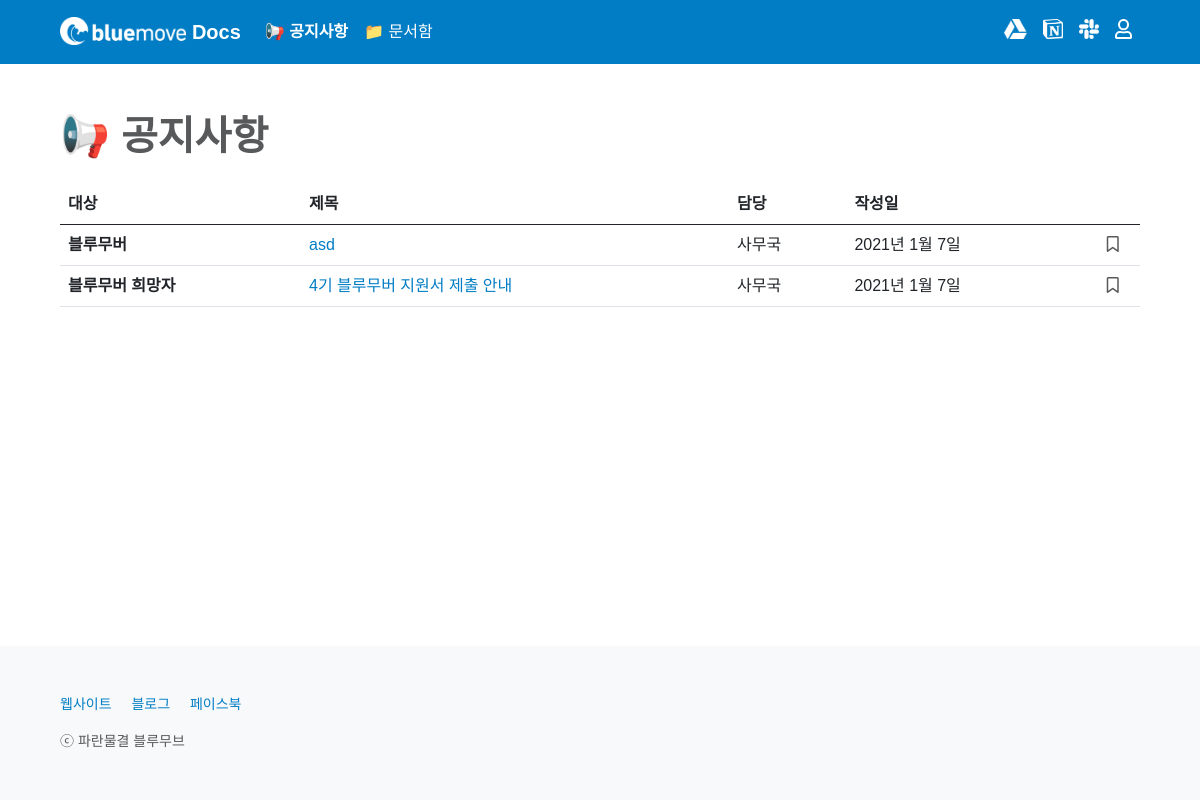
Before: /notice/ with the older database file.
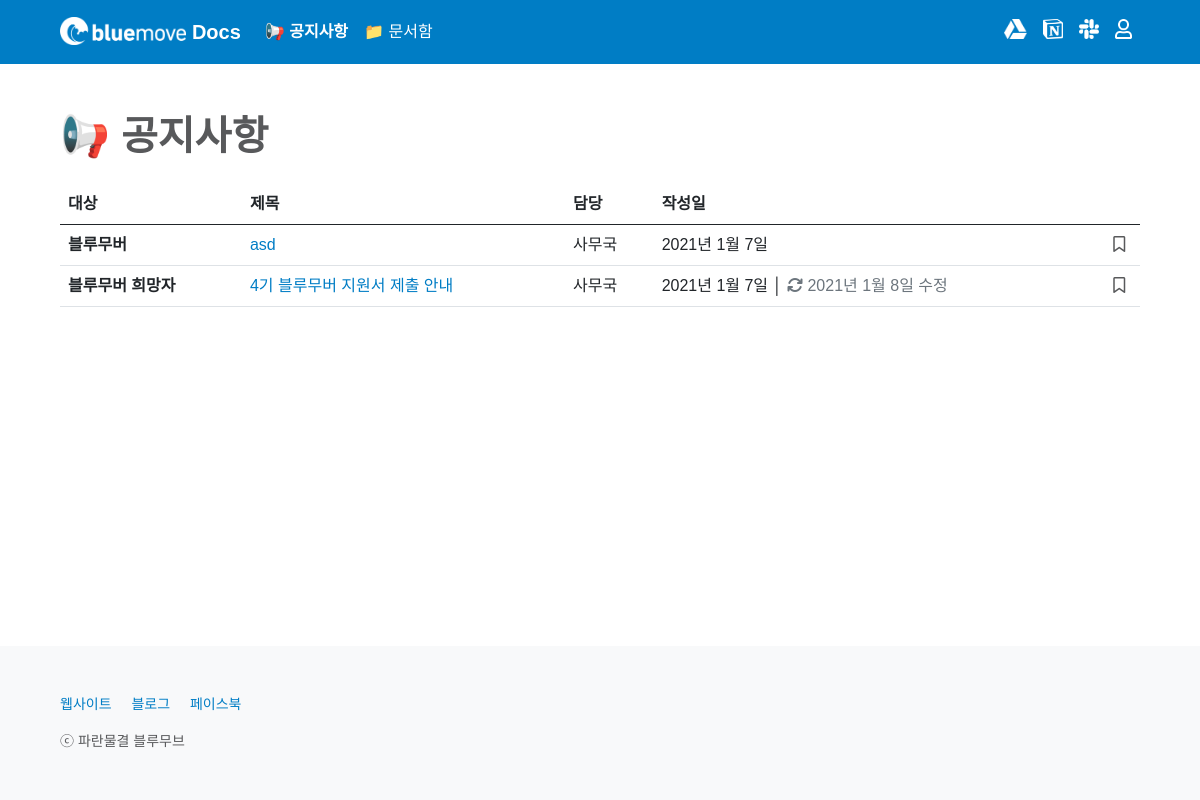
After: the same page with the newer database file.
### notice/models.py (models this page shows, shortened)
class Notice(models.Model):
    CATEGORY_CHOICES = {
        ('bluemover', '블루무버'),
        ('applicant', '블루무버 희망자'),
        ('posongvi', '뽀송비 학생')
    }
    title = models.CharField(max_length = 50)
    writer = models.ForeignKey(User, on_delete=models.CASCADE)
    category = models.CharField(max_length = 50, choices = CATEGORY_CHOICES)
    content = models.TextField()
    image = models.ImageField(upload_to='images/')
    created_at = models.DateField(auto_now_add = True)
    updated_at = models.DateField(auto_now = True)
    favorite_user_set = models.ManyToManyField(User, blank=True, related_name="favorite_user_set", through="Favorite")

### notice/views.py (the view)
# urls.py: path('', main, name='main'),
def main(request):
    all_notices = Notice.objects.all().order_by('-id')
    return render(request, 'notice/main.html', {'all_notices': all_notices})

### notice/templates/notice/main.html (shortened to what this page needs)
{% extends 'base.html' %}
{% block content %}
{% include 'shared/_navbar4notice.html' %}
<main class="px-2 px-md-5">
    <div class="container-md mt-5">
        <h1 class="mb-4" style="font-weight: 600; color: #58595B;">📢 공지사항</h1>
        {% include 'shared/_noticetable.html' %}
    </div>
</main>
{% endblock %}

### home/templates/base.html (shortened to what this page needs)
{% load static %}
<!doctype html>
<html lang="ko">
    <head>
        <link href="/static/css/font.css" rel="stylesheet">
        <link href="https://cdn.jsdelivr.net/npm/bootstrap@5.0.0-beta1/dist/css/bootstrap.min.css" rel="stylesheet">
    </head>
    <body>
        {% block content %}{% endblock %}
        <footer class="bd-footer px-2 py-3 p-md-5 bg-light text-center text-md-start" style="position: sticky; margin-top: 70px;">
            <div class="container-md">
                <small>
                    <ul class="bd-footer-links ps-0 mb-3">
                        <li class="d-inline-block"><a href="https://bluemove.or.kr:451" target="_blank">웹사이트</a></li>
                        <li class="d-inline-block ms-3"><a href="https://blog.naver.com/bluewavebluemove" target="_blank">블로그</a></li>
                        <li class="d-inline-block ms-3"><a href="https://fb.com/bwbluemove" target="_blank">페이스북</a></li>
                    </ul>
                    <p class="mb-0" style="color: #58595B;">ⓒ 파란물결 블루무브</p>
                </small>
            </div>
        </footer>
    </body>
</html>

### home/templates/shared/_navbar4notice.html (shortened to what this page needs)
<header>
    <nav class="navbar navbar-expand-md navbar-dark px-2 px-md-5">
        <div class="container-md">
            <a class="navbar-brand" href="{% url 'home:home' %}" style="font-weight: 600;">
                <img src="/static/images/bluemovelogo.png" alt="블루무브" height="28" class="d-inline-block align-top">
                Docs
            </a>
            <div class="collapse navbar-collapse" id="navbarSupportedContent">
                <ul class="navbar-nav flex-row flex-wrap bd-navbar-nav pt-2 py-md-0">
                    <li class="nav-item col-6 col-md-auto">
                        <a class="nav-link p-2 active" aria-current="page" href="{% url 'notice:main' %}">📢 공지사항</a>
                    </li>
                    <li class="nav-item col-6 col-md-auto">
                        <a class="nav-link p-2" href="{% url 'box:main' %}">📁 문서함</a>
                    </li>
                </ul>
                {% include 'shared/_navbarside.html' %}
            </div>
        </div>
      </nav>
</header>

### home/templates/shared/_navbarside.html (shortened to what this page needs)
<ul class="navbar-nav flex-row flex-wrap ms-md-auto mb-2">
    <li class="nav-item col-6 col-md-auto">
        <a class="nav-link p-2" href="http://drive.bluemove.or.kr" target="_blank" rel="noopener">
            <img src="/static/images/googledrivelogo.png" alt="구글 드라이브로 이동" title="구글 드라이브" height="20" class="d-inline-block">
        </a>
    </li>
    <li class="nav-item col-6 col-md-auto">
        <a class="nav-link p-2" href="https://notion.so/bluemove" target="_blank" rel="noopener">
            <img src="/static/images/notionlogo.png" alt="노션으로 이동" title="노션" height="20" class="d-inline-block">
        </a>
    </li>
    <li class="nav-item col-6 col-md-auto">
        <a class="nav-link p-2" href="https://bwbluemove.slack.com" target="_blank" rel="noopener">
            <img src="/static/images/slacklogo.png" alt="슬랙으로 이동" title="슬랙" height="20" class="d-inline-block">
        </a>
    </li>
    {% if not user.is_authenticated %}
    <li class="nav-item col-6 col-md-auto">
        <a class="nav-link p-2" href="{% url 'account_login' %}?next={{ request.path }}">
            <img src="/static/images/account_notauth.png" alt="로그인" title="로그인" height="20" class="d-inline-block">
        </a>
    </li>
    {% endif %}
</ul>

### home/templates/shared/_noticetable.html (shortened to what this page needs)
<div class="table-responsive" id="noticetable-table">
    <table class="table">
        <thead>
            <tr>
                <th scope="col">대상</th>
                <th scope="col">제목</th>
                <th scope="col">담당</th>
                <th scope="col">작성일</th>
                <th class="text-center" scope="col"></th>
            </tr>
        </thead>
        <tbody>
            {% for notice in all_notices %}
            <tr>
                <th scope="row">
                    {% if notice.category == 'bluemover' %}
                    블루무버
                    {% endif %}
                    {% if notice.category == 'applicant' %}
                    블루무버 희망자
                    {% endif %}
                </th>
                <td><a href="{% url 'notice:read' notice.id %}">{{ notice.title }}</a></td>
                <td>
                    {% if not notice.writer.first_name == '' %}
                    {{ notice.writer.last_name }}{{ notice.writer.first_name }}
                    {% else %}
                    {{ notice.writer }}
                    {% endif %}
                </td>
                <td>
                    {% if notice.created_at == notice.updated_at %}
                    {{ notice.created_at }}
                    {% else %}
                    {{ notice.created_at }} │ <span style="color: #6C757D;"><i class="fas fa-sync"></i> {{ notice.updated_at }} 수정</span>
                    {% endif %}
                </td>
                <td>
                    {% if user.is_authenticated %}
                    <div class="text-center">
                        <a class="bookmark" href="{% url 'notice:notice_favorite' notice.id %}?next={{ request.path }}">
                            {% if user in notice.favorite_user_set.all %}
                            <i class="fas fa-bookmark"></i>
                            {% else %}
                            <i class="far fa-bookmark"></i>
                            {% endif %}
                        </a>
                    </div>
                    {% else %}
                    <div class="text-center">
                        <a type="button" class="bookmark" data-bs-toggle="modal" data-bs-target="#tableloginModal">
                            <i class="far fa-bookmark"></i>
                        </a>
                    </div>
                    {% endif %}
                </td>
            </tr>
            {% empty %}
            <tr>
                <td colspan="5">
                    <div class="text-center"><br><h2 style="color: #CCCCCC; font-weight: 600;"><i class="far fa-folder-open"></i> 비어 있어요!</h2><p class="mb-4">공지사항이 없습니다.</p></div>
                </td>
            </tr>
            {% endfor %}
        </tbody>
    </table>
</div>

### home/templates/base.html (style rules this page uses)
body { min-height: 100vh; display: flex; flex-direction: column; }
main { flex: 1; }
a { color: #007DC5; text-decoration: none; }
.bookmark { color: #58595B; font-weight: 300; text-decoration: none; }
nav { background-color: #007DC5; }
#navbarSupportedContent > ul > li > .active { font-weight: 600; }
#navbarSupportedContent > ul > li > .nav-link { color: #FFFFFF; }

Changed rows visible on the page:
changed Notice "4기 블루무버 지원서 제출 안내": updated_at (not shown) → "2021년 1월 8일"
